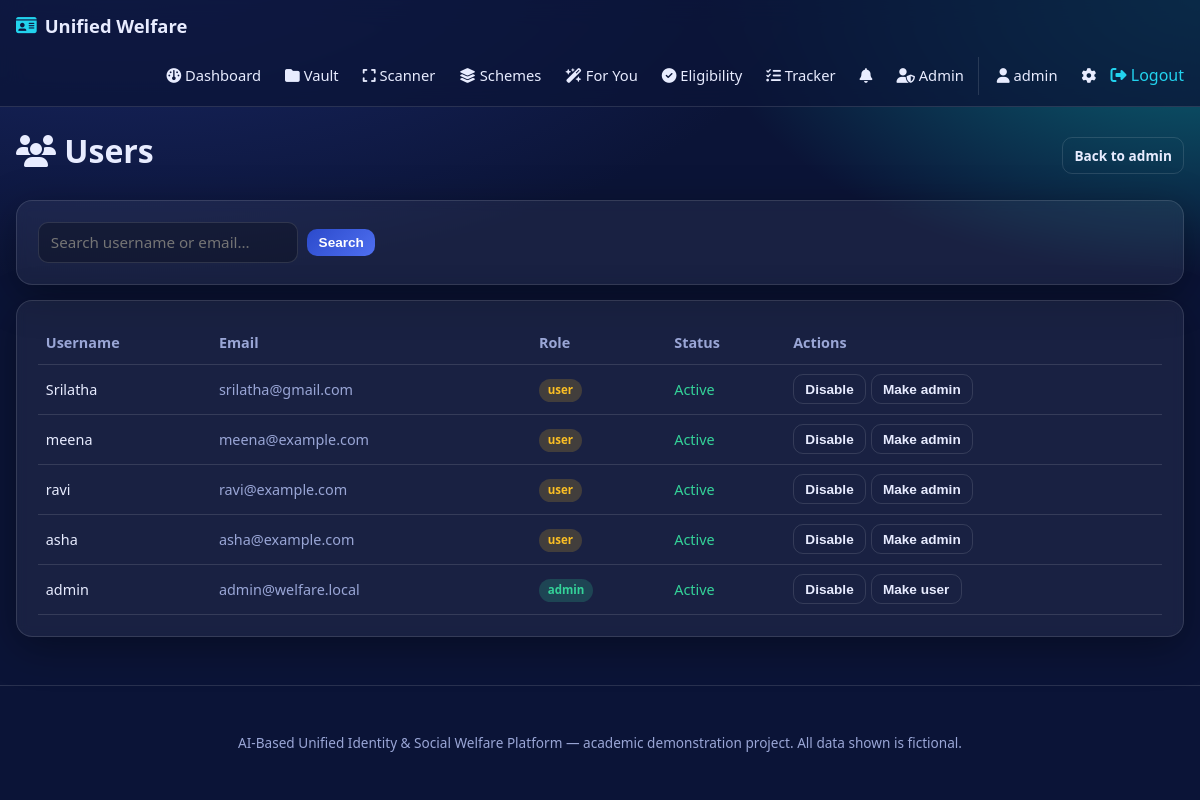
Page /admin/users (signed in) on the committed database.
### models.py (models this page shows, shortened)
class User(UserMixin, db.Model):
    __tablename__ = "users"
    id = db.Column(db.Integer, primary_key=True)
    username = db.Column(db.String(80), unique=True, nullable=False, index=True)
    email = db.Column(db.String(120), unique=True, nullable=False, index=True)
    password_hash = db.Column(db.String(255), nullable=False)
    role = db.Column(db.String(20), nullable=False, default="user")  # user | admin
    account_active = db.Column(db.Boolean, nullable=False, default=True)
    full_name = db.Column(db.String(120))
    age = db.Column(db.Integer)
    gender = db.Column(db.String(20))
    annual_income = db.Column(db.Integer)          # in INR
    social_category = db.Column(db.String(20))     # General / OBC / SC / ST / EWS
    occupation = db.Column(db.String(80))
    state = db.Column(db.String(80))
    is_student = db.Column(db.Boolean, default=False)
    is_farmer = db.Column(db.Boolean, default=False)
    is_differently_abled = db.Column(db.Boolean, default=False)
    created_at = db.Column(db.DateTime, default=_now)
    updated_at = db.Column(db.DateTime, default=_now, onupdate=_now)
    documents = db.relationship("Document", backref="owner", lazy=True,
                                cascade="all, delete-orphan")
    recommendations = db.relationship("Recommendation", backref="user", lazy=True,
                                      cascade="all, delete-orphan")
    eligibility_checks = db.relationship("EligibilityCheck", backref="user", lazy=True,
                                         cascade="all, delete-orphan")
    applications = db.relationship("Application", backref="user", lazy=True,
                                   cascade="all, delete-orphan")
    notifications = db.relationship("Notification", backref="user", lazy=True,
                                    cascade="all, delete-orphan")
    @property
    def is_admin(self):
        return self.role == "admin"
    @property
    def is_active(self):
        return bool(self.account_active)

### routes/admin.py (the view)
@admin_bp.route("/users")
def users():
    q = request.args.get("q", "").strip()
    query = User.query
    if q:
        query = query.filter(
            (User.username.ilike(f"%{q}%")) | (User.email.ilike(f"%{q}%"))
        )
    all_users = query.order_by(User.created_at.desc()).all()
    return render_template("admin/users.html", users=all_users, q=q)

### routes/admin.py (called while the page is built)
@admin_bp.before_request
@login_required
def _guard():
    if not current_user.is_admin:
        abort(403)

### templates/admin/users.html (shortened to what this page needs)
{% extends "base.html" %}
{% block content %}
<div class="page-head row-between">
  <h1><i class="fa-solid fa-users"></i> Users</h1>
  <a class="btn btn-ghost btn-small" href="{{ url_for('admin.dashboard') }}">Back to admin</a>
</div>
<form class="filters card" method="get">
  <input class="input" name="q" value="{{ q }}" placeholder="Search username or email...">
  <button class="btn btn-small">Search</button>
</form>
<div class="card">
  <table class="table">
    <thead><tr><th>Username</th><th>Email</th><th>Role</th><th>Status</th><th>Actions</th></tr></thead>
    <tbody>
      {% for u in users %}
        <tr>
          <td>{{ u.username }}</td>
          <td class="muted">{{ u.email }}</td>
          <td><span class="tag {{ 'tag-eligible' if u.is_admin else 'tag-status' }}">{{ u.role }}</span></td>
          <td>{% if u.account_active %}<span class="ok">Active</span>
              {% else %}<span class="danger">Disabled</span>{% endif %}</td>
          <td class="actions">
            <form method="post" class="inline"
                  action="{{ url_for('admin.toggle_user', user_id=u.id) }}">
              <button class="btn btn-small btn-ghost">
                {{ 'Disable' if u.account_active else 'Enable' }}</button>
            </form>
            <form method="post" class="inline"
                  action="{{ url_for('admin.set_role', user_id=u.id) }}">
              <button class="btn btn-small btn-ghost">
                {{ 'Make user' if u.is_admin else 'Make admin' }}</button>
            </form>
          </td>
        </tr>
      {% endfor %}
    </tbody>
  </table>
</div>
{% endblock %}

### templates/base.html (shortened to what this page needs)
<!doctype html>
<html lang="en">
<head>
  <link rel="stylesheet"
        href="https://cdnjs.cloudflare.com/ajax/libs/font-awesome/6.5.1/css/all.min.css">
  <link rel="stylesheet" href="{{ url_for('static', filename='css/style.css') }}">
</head>
<body>
<nav class="navbar">
  <div class="nav-inner">
    <a class="brand" href="{{ url_for('main.index') }}">
      <i class="fa-solid fa-id-card"></i> <span>Unified Welfare</span>
    </a>
    <div class="nav-links">
      {% if current_user.is_authenticated %}
        <a href="{{ url_for('main.dashboard') }}"><i class="fa-solid fa-gauge"></i> Dashboard</a>
        <a href="{{ url_for('documents.list_documents') }}"><i class="fa-solid fa-folder"></i> Vault</a>
        <a href="{{ url_for('scanner.list_scanner') }}"><i class="fa-solid fa-expand"></i> Scanner</a>
        <a href="{{ url_for('schemes.explore') }}"><i class="fa-solid fa-layer-group"></i> Schemes</a>
        <a href="{{ url_for('recommendations.index') }}"><i class="fa-solid fa-wand-magic-sparkles"></i> For You</a>
        <a href="{{ url_for('eligibility.check') }}"><i class="fa-solid fa-circle-check"></i> Eligibility</a>
        <a href="{{ url_for('applications.list_applications') }}"><i class="fa-solid fa-list-check"></i> Tracker</a>
        <a href="{{ url_for('main.notifications') }}" class="bell">
          <i class="fa-solid fa-bell"></i>
        </a>
        {% if current_user.is_admin %}
          <a href="{{ url_for('admin.dashboard') }}"><i class="fa-solid fa-user-shield"></i> Admin</a>
        {% endif %}
        <div class="nav-user">
          <a href="{{ url_for('auth.profile') }}"><i class="fa-solid fa-user"></i> {{ current_user.username }}</a>
          <a href="{{ url_for('main.settings') }}" title="Settings"><i class="fa-solid fa-gear"></i></a>
          <form method="post" action="{{ url_for('auth.logout') }}" class="inline">
            <button type="submit" class="link-btn"><i class="fa-solid fa-right-from-bracket"></i> Logout</button>
          </form>
        </div>
      {% else %}
        <a href="{{ url_for('schemes.explore') }}">Schemes</a>
        <a href="{{ url_for('auth.login') }}">Log in</a>
        <a href="{{ url_for('auth.register') }}" class="btn btn-small">Sign up</a>
      {% endif %}
    </div>
  </div>
</nav>
<main id="main" class="container">
  {% block content %}{% endblock %}
</main>
<footer class="footer">
  <p>AI-Based Unified Identity &amp; Social Welfare Platform &mdash;
     academic demonstration project. All data shown is fictional.</p>
</footer>
</body>
</html>

### static/css/style.css (style rules this page uses)
:root { --navy: #0b1437; --navy-2: #14205a; --royal: #2b4acb; --royal-light: #4f6ff0; --cyan: #22d3ee; --cyan-deep: #0891b2; --ink: #0f172a; --text: #e8ecff; --muted: #9aa6d6; --card: rgba(255, 255, 255, 0.06); --card-border: rgba(255, 255, 255, 0.12); --ok: #34d399; --warn: #fbbf24; --danger: #f87171; --radius: 16px; --shadow: 0 10px 40px rgba(0, 0, 0, 0.35); }
* { box-sizing: border-box; }
html { scroll-behavior: smooth; }
body { margin: 0; font-family: "Segoe UI", system-ui, -apple-system, Roboto, Arial, sans-serif; color: var(--text); background: radial-gradient(1200px 600px at 10% -10%, #1b2a6b 0%, transparent 60%), radial-gradient(900px 500px at 100% 0%, #0b6b7a 0%, transparent 55%), var(--navy); min-height: 100vh; line-height: 1.6; }
a { color: var(--cyan); text-decoration: none; }
h1, h2, h3 { line-height: 1.25; margin: 0 0 .6rem; }
.navbar { position: sticky; top: 0; z-index: 100; background: rgba(11, 20, 55, 0.75); backdrop-filter: blur(12px); border-bottom: 1px solid var(--card-border); }
.nav-inner { max-width: 1200px; margin: 0 auto; padding: .7rem 1rem; display: flex; align-items: center; gap: 1rem; flex-wrap: wrap; }
.brand { font-weight: 700; font-size: 1.15rem; color: var(--text); display: flex; align-items: center; gap: .5rem; }
.brand i { color: var(--cyan); }
.nav-links { display: flex; align-items: center; gap: .3rem; margin-left: auto; flex-wrap: wrap; }
.nav-links a { color: var(--text); padding: .45rem .6rem; border-radius: 10px; font-size: .92rem; }
.nav-user { display: flex; align-items: center; gap: .3rem; padding-left: .5rem; border-left: 1px solid var(--card-border); }
.bell { position: relative; }
.container { max-width: 1200px; margin: 0 auto; padding: 1.5rem 1rem 3rem; }
.page-head { margin-bottom: 1.2rem; }
.row-between { display: flex; align-items: center; justify-content: space-between; gap: 1rem; flex-wrap: wrap; }
.card { background: var(--card); border: 1px solid var(--card-border); border-radius: var(--radius); padding: 1.3rem; box-shadow: var(--shadow); backdrop-filter: blur(6px); }
.btn { display: inline-flex; align-items: center; gap: .45rem; cursor: pointer; background: linear-gradient(135deg, var(--royal), var(--royal-light)); color: #fff; border: none; padding: .65rem 1.1rem; border-radius: 12px; font-size: .95rem; font-weight: 600; transition: transform .08s, box-shadow .2s; }
.btn-small { padding: .4rem .7rem; font-size: .85rem; border-radius: 10px; }
.btn-ghost { background: transparent; border: 1px solid var(--card-border); color: var(--text); }
.link-btn { background: none; border: none; color: var(--cyan); cursor: pointer; font: inherit; padding: 0; }
.inline { display: inline; }
.input, input[type=text], input[type=email], input[type=password], input[type=number], input[type=date], select, textarea { width: 100%; padding: .6rem .75rem; border-radius: 10px; border: 1px solid var(--card-border); background: rgba(0,0,0,.25); color: var(--text); font-size: .95rem; font-family: inherit; }
.muted { color: var(--muted); }
.ok { color: var(--ok); }
.filters { display: flex; gap: .6rem; align-items: center; flex-wrap: wrap; margin-bottom: 1rem; }
.filters .input { max-width: 260px; }
.tag { display: inline-block; padding: .15rem .55rem; border-radius: 999px; font-size: .72rem; font-weight: 600; }
.tag-eligible, .tag-verified { background: rgba(52,211,153,.2); color: var(--ok); }
.tag-needmoreinfo, .tag-uploaded, .tag-status { background: rgba(251,191,36,.18); color: var(--warn); }
.table { width: 100%; border-collapse: collapse; }
.table th, .table td { text-align: left; padding: .6rem .5rem; border-bottom: 1px solid var(--card-border); font-size: .9rem; }
.table th { color: var(--muted); font-weight: 600; }
.actions { display: flex; gap: .3rem; flex-wrap: wrap; }
.footer { text-align: center; padding: 2rem 1rem; color: var(--muted); font-size: .85rem; border-top: 1px solid var(--card-border); }

### rows in the picture
User: username "admin", email "admin@welfare.local", role "admin", shows "Active", account_active "Disable", role "Make user"
User: username "Srilatha", email "srilatha@gmail.com", role "user", shows "Active", account_active "Disable", role "Make admin"
User: username "meena", email "meena@example.com", role "user", shows "Active", account_active "Disable", role "Make admin"
User: username "ravi", email "ravi@example.com", role "user", shows "Active", account_active "Disable", role "Make admin"
User: username "asha", email "asha@example.com", role "user", shows "Active", account_active "Disable", role "Make admin"
